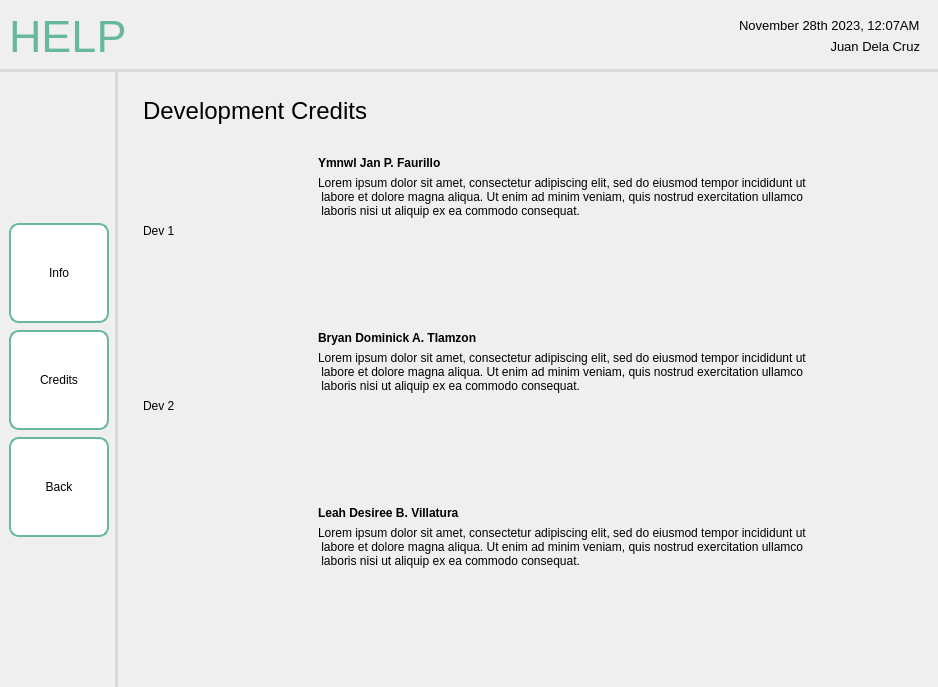
<?xml version="1.0" encoding="UTF-8"?>
<ui version="4.0">
 <class>MainWindow</class>
 <widget class="QMainWindow" name="MainWindow">
  <property name="geometry">
   <rect>
    <x>0</x>
    <y>0</y>
    <width>938</width>
    <height>687</height>
   </rect>
  </property>
  <property name="windowTitle">
   <string>MainWindow</string>
  </property>
  <widget class="QWidget" name="centralwidget">
   <layout class="QHBoxLayout" name="horizontalLayout">
    <property name="leftMargin">
     <number>0</number>
    </property>
    <property name="topMargin">
     <number>0</number>
    </property>
    <property name="rightMargin">
     <number>0</number>
    </property>
    <property name="bottomMargin">
     <number>0</number>
    </property>
    <item>
     <widget class="QFrame" name="frame">
      <property name="sizePolicy">
       <sizepolicy hsizetype="Preferred" vsizetype="Preferred">
        <horstretch>0</horstretch>
        <verstretch>0</verstretch>
       </sizepolicy>
      </property>
      <property name="frameShape">
       <enum>QFrame::NoFrame</enum>
      </property>
      <property name="frameShadow">
       <enum>QFrame::Plain</enum>
      </property>
      <layout class="QGridLayout" name="gridLayout_2">
       <property name="leftMargin">
        <number>0</number>
       </property>
       <property name="topMargin">
        <number>0</number>
       </property>
       <property name="rightMargin">
        <number>0</number>
       </property>
       <property name="bottomMargin">
        <number>0</number>
       </property>
       <property name="spacing">
        <number>0</number>
       </property>
       <item row="1" column="0">
        <widget class="QWidget" name="navBar" native="true">
         <property name="sizePolicy">
          <sizepolicy hsizetype="Fixed" vsizetype="Preferred">
           <horstretch>0</horstretch>
           <verstretch>0</verstretch>
          </sizepolicy>
         </property>
         <property name="styleSheet">
          <string notr="true">QWidget {
    border-right: 3px solid #D8DBD9;
}
</string>
         </property>
         <layout class="QVBoxLayout" name="verticalLayout_7">
          <property name="spacing">
           <number>7</number>
          </property>
          <item>
           <spacer name="verticalSpacer_4">
            <property name="orientation">
             <enum>Qt::Vertical</enum>
            </property>
            <property name="sizeHint" stdset="0">
             <size>
              <width>20</width>
              <height>40</height>
             </size>
            </property>
           </spacer>
          </item>
          <item>
           <widget class="QPushButton" name="editUserButton">
            <property name="minimumSize">
             <size>
              <width>100</width>
              <height>100</height>
             </size>
            </property>
            <property name="maximumSize">
             <size>
              <width>100</width>
              <height>100</height>
             </size>
            </property>
            <property name="layoutDirection">
             <enum>Qt::LeftToRight</enum>
            </property>
            <property name="styleSheet">
             <string notr="true">QPushButton {
    background-color: white;
    border: 2px solid #67B99A;
    color: black;
    padding: 8px 16px;
    border-radius: 10px;
}

QPushButton:hover {
    border: 2px solid #4D926D;
}

QPushButton:pressed {
	background-color: #F0F0F0;
	border: 2px solid #265C42;
}</string>
            </property>
            <property name="text">
             <string>Info</string>
            </property>
            <property name="autoRepeat">
             <bool>false</bool>
            </property>
            <property name="autoExclusive">
             <bool>false</bool>
            </property>
           </widget>
          </item>
          <item>
           <widget class="QPushButton" name="pushButton">
            <property name="minimumSize">
             <size>
              <width>100</width>
              <height>100</height>
             </size>
            </property>
            <property name="maximumSize">
             <size>
              <width>100</width>
              <height>100</height>
             </size>
            </property>
            <property name="styleSheet">
             <string notr="true">QPushButton {
    background-color: white;
    border: 2px solid #67B99A;
    color: black;
    padding: 8px 16px;
    border-radius: 10px;
}

QPushButton:hover {
    border: 2px solid #4D926D;
}

QPushButton:pressed {
	background-color: #F0F0F0;
	border: 2px solid #265C42;
}</string>
            </property>
            <property name="text">
             <string>Credits</string>
            </property>
           </widget>
          </item>
          <item>
           <widget class="QPushButton" name="backButton">
            <property name="sizePolicy">
             <sizepolicy hsizetype="Fixed" vsizetype="Fixed">
              <horstretch>0</horstretch>
              <verstretch>0</verstretch>
             </sizepolicy>
            </property>
            <property name="minimumSize">
             <size>
              <width>100</width>
              <height>100</height>
             </size>
            </property>
            <property name="maximumSize">
             <size>
              <width>100</width>
              <height>100</height>
             </size>
            </property>
            <property name="font">
             <font>
              <pointsize>9</pointsize>
             </font>
            </property>
            <property name="styleSheet">
             <string notr="true">QPushButton {
    background-color: white;
    border: 2px solid #67B99A;
    color: black;
    padding: 8px 16px;
    border-radius: 10px;
}

QPushButton:hover {
    border: 2px solid #4D926D;
}

QPushButton:pressed {
	background-color: #F0F0F0;
	border: 2px solid #265C42;
}</string>
            </property>
            <property name="text">
             <string>Back</string>
            </property>
            <property name="icon">
             <iconset resource="../../assets/resourceFile.qrc">
              <normaloff>:/logos/Icons/entypo_back.png</normaloff>:/logos/Icons/entypo_back.png</iconset>
            </property>
            <property name="autoRepeat">
             <bool>false</bool>
            </property>
           </widget>
          </item>
          <item>
           <spacer name="verticalSpacer_5">
            <property name="orientation">
             <enum>Qt::Vertical</enum>
            </property>
            <property name="sizeHint" stdset="0">
             <size>
              <width>20</width>
              <height>40</height>
             </size>
            </property>
           </spacer>
          </item>
         </layout>
        </widget>
       </item>
       <item row="0" column="0" colspan="2">
        <widget class="QWidget" name="header" native="true">
         <property name="styleSheet">
          <string notr="true">QWidget {
    border-bottom: 3px solid #D8DBD9; 
}
</string>
         </property>
         <layout class="QHBoxLayout" name="horizontalLayout_13">
          <item>
           <widget class="QLabel" name="titleLabel">
            <property name="font">
             <font>
              <pointsize>-1</pointsize>
             </font>
            </property>
            <property name="layoutDirection">
             <enum>Qt::LeftToRight</enum>
            </property>
            <property name="styleSheet">
             <string notr="true">QLabel {
    color: #67B99A;
    font-size: 45px;
}</string>
            </property>
            <property name="text">
             <string>HELP</string>
            </property>
            <property name="scaledContents">
             <bool>false</bool>
            </property>
           </widget>
          </item>
          <item>
           <spacer name="horizontalSpacer_2">
            <property name="orientation">
             <enum>Qt::Horizontal</enum>
            </property>
            <property name="sizeHint" stdset="0">
             <size>
              <width>40</width>
              <height>20</height>
             </size>
            </property>
           </spacer>
          </item>
          <item>
           <widget class="QFrame" name="systemLabel">
            <layout class="QVBoxLayout" name="verticalLayout_12">
             <item>
              <widget class="QLabel" name="sysTimeDate">
               <property name="font">
                <font>
                 <pointsize>10</pointsize>
                </font>
               </property>
               <property name="styleSheet">
                <string notr="true">QLabel {
    color: black;
}</string>
               </property>
               <property name="text">
                <string>November 28th 2023, 12:07AM</string>
               </property>
              </widget>
             </item>
             <item>
              <widget class="QLabel" name="userName">
               <property name="font">
                <font>
                 <pointsize>10</pointsize>
                </font>
               </property>
               <property name="styleSheet">
                <string notr="true">QLabel {
    color: black;
}</string>
               </property>
               <property name="text">
                <string>Juan Dela Cruz</string>
               </property>
               <property name="alignment">
                <set>Qt::AlignRight|Qt::AlignTrailing|Qt::AlignVCenter</set>
               </property>
              </widget>
             </item>
            </layout>
           </widget>
          </item>
         </layout>
        </widget>
       </item>
       <item row="1" column="1">
        <widget class="QWidget" name="mainContent" native="true">
         <layout class="QVBoxLayout" name="verticalLayout_8">
          <property name="leftMargin">
           <number>25</number>
          </property>
          <property name="topMargin">
           <number>25</number>
          </property>
          <property name="rightMargin">
           <number>25</number>
          </property>
          <property name="bottomMargin">
           <number>25</number>
          </property>
          <item>
           <widget class="QLabel" name="label">
            <property name="font">
             <font>
              <pointsize>18</pointsize>
             </font>
            </property>
            <property name="text">
             <string>Development Credits</string>
            </property>
           </widget>
          </item>
          <item>
           <widget class="QWidget" name="layoutContainer" native="true">
            <layout class="QFormLayout" name="formLayout">
             <property name="horizontalSpacing">
              <number>25</number>
             </property>
             <property name="verticalSpacing">
              <number>25</number>
             </property>
             <property name="leftMargin">
              <number>0</number>
             </property>
             <property name="topMargin">
              <number>25</number>
             </property>
             <property name="rightMargin">
              <number>0</number>
             </property>
             <property name="bottomMargin">
              <number>0</number>
             </property>
             <item row="1" column="0">
              <widget class="QLabel" name="label_3">
               <property name="minimumSize">
                <size>
                 <width>150</width>
                 <height>150</height>
                </size>
               </property>
               <property name="maximumSize">
                <size>
                 <width>150</width>
                 <height>150</height>
                </size>
               </property>
               <property name="text">
                <string>Dev 1</string>
               </property>
              </widget>
             </item>
             <item row="1" column="1">
              <widget class="QWidget" name="widget" native="true">
               <layout class="QVBoxLayout" name="verticalLayout">
                <property name="leftMargin">
                 <number>0</number>
                </property>
                <property name="topMargin">
                 <number>0</number>
                </property>
                <property name="rightMargin">
                 <number>0</number>
                </property>
                <property name="bottomMargin">
                 <number>0</number>
                </property>
                <item>
                 <widget class="QLabel" name="label_6">
                  <property name="sizePolicy">
                   <sizepolicy hsizetype="Fixed" vsizetype="Fixed">
                    <horstretch>0</horstretch>
                    <verstretch>0</verstretch>
                   </sizepolicy>
                  </property>
                  <property name="font">
                   <font>
                    <bold>true</bold>
                   </font>
                  </property>
                  <property name="text">
                   <string>Ymnwl Jan P. Faurillo</string>
                  </property>
                  <property name="alignment">
                   <set>Qt::AlignLeading|Qt::AlignLeft|Qt::AlignTop</set>
                  </property>
                 </widget>
                </item>
                <item>
                 <widget class="QLabel" name="label_8">
                  <property name="text">
                   <string>Lorem ipsum dolor sit amet, consectetur adipiscing elit, sed do eiusmod tempor incididunt ut
 labore et dolore magna aliqua. Ut enim ad minim veniam, quis nostrud exercitation ullamco
 laboris nisi ut aliquip ex ea commodo consequat. </string>
                  </property>
                  <property name="textFormat">
                   <enum>Qt::AutoText</enum>
                  </property>
                  <property name="alignment">
                   <set>Qt::AlignLeading|Qt::AlignLeft|Qt::AlignTop</set>
                  </property>
                  <property name="wordWrap">
                   <bool>false</bool>
                  </property>
                  <property name="openExternalLinks">
                   <bool>false</bool>
                  </property>
                 </widget>
                </item>
               </layout>
              </widget>
             </item>
             <item row="2" column="0">
              <widget class="QLabel" name="label_4">
               <property name="minimumSize">
                <size>
                 <width>150</width>
                 <height>150</height>
                </size>
               </property>
               <property name="maximumSize">
                <size>
                 <width>150</width>
                 <height>150</height>
                </size>
               </property>
               <property name="text">
                <string>Dev 2</string>
               </property>
              </widget>
             </item>
             <item row="2" column="1">
              <widget class="QWidget" name="widget_3" native="true">
               <layout class="QVBoxLayout" name="verticalLayout_3">
                <property name="leftMargin">
                 <number>0</number>
                </property>
                <property name="topMargin">
                 <number>0</number>
                </property>
                <property name="rightMargin">
                 <number>0</number>
                </property>
                <property name="bottomMargin">
                 <number>0</number>
                </property>
                <item>
                 <widget class="QLabel" name="label_7">
                  <property name="sizePolicy">
                   <sizepolicy hsizetype="Fixed" vsizetype="Fixed">
                    <horstretch>0</horstretch>
                    <verstretch>0</verstretch>
                   </sizepolicy>
                  </property>
                  <property name="font">
                   <font>
                    <bold>true</bold>
                   </font>
                  </property>
                  <property name="text">
                   <string>Bryan Dominick A. TIamzon</string>
                  </property>
                 </widget>
                </item>
                <item>
                 <widget class="QLabel" name="label_10">
                  <property name="text">
                   <string>Lorem ipsum dolor sit amet, consectetur adipiscing elit, sed do eiusmod tempor incididunt ut
 labore et dolore magna aliqua. Ut enim ad minim veniam, quis nostrud exercitation ullamco
 laboris nisi ut aliquip ex ea commodo consequat. </string>
                  </property>
                  <property name="alignment">
                   <set>Qt::AlignLeading|Qt::AlignLeft|Qt::AlignTop</set>
                  </property>
                 </widget>
                </item>
               </layout>
              </widget>
             </item>
             <item row="3" column="0">
              <widget class="QLabel" name="label_2">
               <property name="minimumSize">
                <size>
                 <width>150</width>
                 <height>150</height>
                </size>
               </property>
               <property name="maximumSize">
                <size>
                 <width>150</width>
                 <height>150</height>
                </size>
               </property>
               <property name="text">
                <string/>
               </property>
               <property name="pixmap">
                <pixmap resource="../../assets/resourceFile.qrc">:/devCredits/Dev Credits/devCredits_VIllatura.jpg</pixmap>
               </property>
               <property name="scaledContents">
                <bool>true</bool>
               </property>
              </widget>
             </item>
             <item row="3" column="1">
              <widget class="QWidget" name="widget_2" native="true">
               <layout class="QVBoxLayout" name="verticalLayout_2">
                <property name="leftMargin">
                 <number>0</number>
                </property>
                <property name="topMargin">
                 <number>0</number>
                </property>
                <property name="rightMargin">
                 <number>0</number>
                </property>
                <property name="bottomMargin">
                 <number>0</number>
                </property>
                <item>
                 <widget class="QLabel" name="label_5">
                  <property name="sizePolicy">
                   <sizepolicy hsizetype="Fixed" vsizetype="Fixed">
                    <horstretch>0</horstretch>
                    <verstretch>0</verstretch>
                   </sizepolicy>
                  </property>
                  <property name="font">
                   <font>
                    <bold>true</bold>
                   </font>
                  </property>
                  <property name="text">
                   <string>Leah Desiree B. Villatura</string>
                  </property>
                  <property name="scaledContents">
                   <bool>false</bool>
                  </property>
                  <property name="alignment">
                   <set>Qt::AlignLeading|Qt::AlignLeft|Qt::AlignTop</set>
                  </property>
                  <property name="wordWrap">
                   <bool>false</bool>
                  </property>
                 </widget>
                </item>
                <item>
                 <widget class="QLabel" name="label_9">
                  <property name="text">
                   <string>Lorem ipsum dolor sit amet, consectetur adipiscing elit, sed do eiusmod tempor incididunt ut
 labore et dolore magna aliqua. Ut enim ad minim veniam, quis nostrud exercitation ullamco
 laboris nisi ut aliquip ex ea commodo consequat. </string>
                  </property>
                  <property name="alignment">
                   <set>Qt::AlignLeading|Qt::AlignLeft|Qt::AlignTop</set>
                  </property>
                 </widget>
                </item>
               </layout>
              </widget>
             </item>
            </layout>
           </widget>
          </item>
          <item>
           <spacer name="verticalSpacer">
            <property name="orientation">
             <enum>Qt::Vertical</enum>
            </property>
            <property name="sizeHint" stdset="0">
             <size>
              <width>20</width>
              <height>40</height>
             </size>
            </property>
           </spacer>
          </item>
         </layout>
        </widget>
       </item>
      </layout>
     </widget>
    </item>
   </layout>
  </widget>
 </widget>
 <resources>
  <include location="../../assets/resourceFile.qrc"/>
 </resources>
 <connections/>
</ui>
